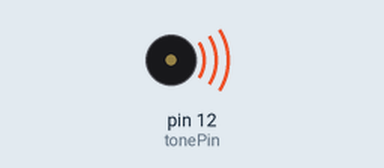
This sketch was run on a simulated Arduino Uno, built with avr-gcc and run on an emulated ATmega328P. Shown: buzzer (waves = sounding).

Above: at 0.17 s.
At 20.67 s:
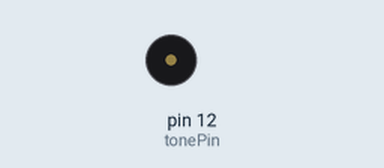
Timing chart, 0 to 21.3 s (numbered marks = the images above):
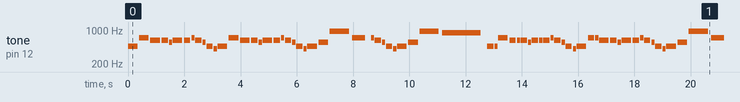

The sketch:

believer.ino
```cpp
int tonePin = 12;
void setup()
 {
}
void loop() {

tone(tonePin, 466, 341.5);
delay(379.444444444);
delay(20.5555555556);
tone(tonePin, 698, 341.5);
delay(379.444444444);
delay(20.5555555556);
tone(tonePin, 622, 341.5);
delay(379.444444444);
delay(20.5555555556);
tone(tonePin, 622, 227.5);
delay(252.777777778);
delay(13.8888888889);
tone(tonePin, 554, 113.5);
delay(126.111111111);
delay(7.22222222222);
tone(tonePin, 622, 341.5);
delay(379.444444444);
delay(20.5555555556);
tone(tonePin, 622, 227.5);
delay(252.777777778);
delay(13.8888888889);
tone(tonePin, 698, 113.5);
delay(126.111111111);
delay(7.22222222222);
tone(tonePin, 622, 227.5);
delay(252.777777778);
delay(13.8888888889);
tone(tonePin, 554, 113.5);
delay(126.111111111);
delay(7.22222222222);
tone(tonePin, 466, 227.5);
delay(252.777777778);
delay(13.8888888889);
tone(tonePin, 415, 113.5);
delay(126.111111111);
delay(7.22222222222);
tone(tonePin, 466, 341.5);
delay(379.444444444);
delay(20.5555555556);
tone(tonePin, 698, 341.5);
delay(379.444444444);
delay(20.5555555556);
tone(tonePin, 622, 341.5);
delay(379.444444444);
delay(20.5555555556);

tone(tonePin, 622, 227.5);
delay(252.777777778);
delay(13.8888888889);
tone(tonePin, 554, 113.5);
delay(126.111111111);
delay(7.22222222222);
tone(tonePin, 622, 341.5);
delay(379.444444444);
delay(20.5555555556);
tone(tonePin, 622, 227.5);
delay(252.777777778);
delay(13.8888888889);
tone(tonePin, 698, 113.5);
delay(126.111111111);
delay(7.22222222222);
tone(tonePin, 622, 227.5);
delay(252.777777778);
delay(13.8888888889);
tone(tonePin, 554, 113.5);
delay(126.111111111);
delay(7.22222222222);
tone(tonePin, 466, 227.5);
delay(252.777777778);
delay(13.8888888889);
tone(tonePin, 415, 113.5);
delay(126.111111111);
delay(7.22222222222);
tone(tonePin, 466, 341.5);
delay(379.444444444);
delay(20.5555555556);
tone(tonePin, 554, 341.5);
delay(379.444444444);
delay(20.5555555556);
tone(tonePin, 932, 683.5);
delay(759.444444444);
delay(40.5555555556);
tone(tonePin, 698, 455.5);
delay(506.111111111);
delay(160.555555556);
tone(tonePin, 698, 113.5);
delay(126.111111111);
delay(7.22222222222);
tone(tonePin, 622, 227.5);
delay(252.777777778);
delay(13.8888888889);
tone(tonePin, 554, 113.5);
delay(126.111111111);
delay(7.22222222222);
tone(tonePin, 466, 227.5);
delay(252.777777778);
delay(13.8888888889);
tone(tonePin, 415, 113.5);
delay(126.111111111);
delay(7.22222222222);

tone(tonePin, 466, 341.5);
delay(379.444444444);
delay(20.5555555556);
tone(tonePin, 554, 341.5);
delay(379.444444444);
delay(20.5555555556);
tone(tonePin, 932, 683.5);
delay(759.444444444);
delay(40.5555555556);
tone(tonePin, 880, 1367.5);
delay(1519.44444444);
delay(80.5555555556);
tone(tonePin, 466, 227.5);
delay(252.777777778);
delay(13.8888888889);
tone(tonePin, 466, 113.5);
delay(126.111111111);
delay(7.22222222222);
tone(tonePin, 698, 341.5);
delay(379.444444444);
delay(20.5555555556);
tone(tonePin, 622, 227.5);
delay(252.777777778);
delay(13.8888888889);
tone(tonePin, 622, 113.5);
delay(126.111111111);
delay(7.22222222222);
tone(tonePin, 622, 227.5);
delay(252.777777778);
delay(13.8888888889);
tone(tonePin, 554, 113.5);
delay(126.111111111);
delay(7.22222222222);
tone(tonePin, 622, 227.5);
delay(252.777777778);
delay(13.8888888889);
tone(tonePin, 622, 113.5);
delay(126.111111111);
delay(7.22222222222);
tone(tonePin, 622, 227.5);
delay(252.777777778);
delay(13.8888888889);
tone(tonePin, 698, 113.5);
delay(126.111111111);
delay(7.22222222222);
tone(tonePin, 622, 227.5);
delay(252.777777778);
delay(13.8888888889);
tone(tonePin, 554, 113.5);
delay(126.111111111);
delay(7.22222222222);
tone(tonePin, 466, 227.5);
delay(252.777777778);
delay(13.8888888889);

tone(tonePin, 415, 113.5);
delay(126.111111111);
delay(7.22222222222);
tone(tonePin, 466, 341.5);
delay(379.444444444);
delay(20.5555555556);
tone(tonePin, 698, 227.5);
delay(252.777777778);
delay(13.8888888889);
tone(tonePin, 698, 113.5);
delay(126.111111111);
delay(7.22222222222);
tone(tonePin, 622, 341.5);
delay(379.444444444);
delay(20.5555555556);
tone(tonePin, 622, 227.5);
delay(252.777777778);
delay(13.8888888889);
tone(tonePin, 554, 113.5);
delay(126.111111111);
delay(7.22222222222);
tone(tonePin, 622, 341.5);
delay(379.444444444);
delay(20.5555555556);
tone(tonePin, 622, 227.5);
delay(252.777777778);
delay(13.8888888889);
tone(tonePin, 698, 113.5);
delay(126.111111111);
delay(7.22222222222);
tone(tonePin, 622, 227.5);
delay(252.777777778);
delay(13.8888888889);
tone(tonePin, 554, 113.5);
delay(126.111111111);
delay(7.22222222222);
tone(tonePin, 466, 227.5);
delay(252.777777778);
delay(13.8888888889);
tone(tonePin, 415, 113.5);
delay(126.111111111);
delay(7.22222222222);
tone(tonePin, 466, 341.5);
delay(379.444444444);
delay(20.5555555556);
tone(tonePin, 554, 341.5);
delay(379.444444444);
delay(20.5555555556);
tone(tonePin, 932, 683.5);
delay(759.444444444);
delay(40.5555555556);
tone(tonePin, 698, 455.5);
delay(506.111111111);
delay(160.555555556);

tone(tonePin, 698, 113.5);
delay(126.111111111);
delay(7.22222222222);
tone(tonePin, 622, 227.5);
delay(252.777777778);
delay(13.8888888889);
tone(tonePin, 554, 113.5);
delay(126.111111111);
delay(7.22222222222);
tone(tonePin, 466, 227.5);
delay(252.777777778);
delay(13.8888888889);
tone(tonePin, 415, 113.5);
delay(126.111111111);
delay(7.22222222222);
tone(tonePin, 466, 341.5);
delay(379.444444444);
delay(20.5555555556);
tone(tonePin, 554, 341.5);
delay(379.444444444);
delay(20.5555555556);
tone(tonePin, 932, 683.5);
delay(759.444444444);
delay(40.5555555556);
tone(tonePin, 880, 911.5);
delay(1012.77777778);
delay(320.555555556);
tone(tonePin, 466, 113.5);
delay(126.111111111);
delay(7.22222222222);
tone(tonePin, 466, 113.5);
delay(126.111111111);
delay(7.22222222222);
tone(tonePin, 466, 227.5);
delay(252.777777778);
delay(13.8888888889);
tone(tonePin, 466, 227.5);
delay(252.777777778);
delay(13.8888888889);
tone(tonePin, 466, 113.5);
delay(126.111111111);
delay(7.22222222222);
tone(tonePin, 466, 113.5);
delay(126.111111111);
delay(7.22222222222);
tone(tonePin, 466, 227.5);
delay(252.777777778);
delay(13.8888888889);
tone(tonePin, 466, 113.5);
delay(126.111111111);
delay(7.22222222222);
tone(tonePin, 466, 113.5);
delay(126.111111111);
delay(7.22222222222);

tone(tonePin, 466, 113.5);
delay(126.111111111);
delay(7.22222222222);
tone(tonePin, 466, 113.5);
delay(126.111111111);
delay(7.22222222222);
tone(tonePin, 466, 227.5);
delay(252.777777778);
delay(13.8888888889);
tone(tonePin, 466, 227.5);
delay(252.777777778);
delay(13.8888888889);
tone(tonePin, 466, 113.5);
delay(126.111111111);
delay(7.22222222222);
tone(tonePin, 466, 113.5);
delay(126.111111111);
delay(7.22222222222);
tone(tonePin, 466, 227.5);
delay(252.777777778);
delay(13.8888888889);
tone(tonePin, 466, 113.5);
delay(126.111111111);
delay(7.22222222222);
tone(tonePin, 466, 113.5);
delay(126.111111111);
delay(7.22222222222);
tone(tonePin, 466, 113.5);
delay(126.111111111);
delay(7.22222222222);
tone(tonePin, 466, 113.5);
delay(126.111111111);
delay(7.22222222222);
tone(tonePin, 554, 227.5);
delay(252.777777778);
delay(13.8888888889);
tone(tonePin, 554, 227.5);
delay(252.777777778);
delay(13.8888888889);
tone(tonePin, 554, 113.5);
delay(126.111111111);
delay(7.22222222222);
tone(tonePin, 554, 113.5);
delay(126.111111111);
delay(7.22222222222);
tone(tonePin, 554, 227.5);
delay(252.777777778);
delay(13.8888888889);
tone(tonePin, 554, 113.5);
delay(126.111111111);
delay(7.22222222222);
tone(tonePin, 554, 113.5);
delay(126.111111111);
delay(7.22222222222);

tone(tonePin, 554, 113.5);
delay(126.111111111);
delay(7.22222222222);
tone(tonePin, 554, 113.5);
delay(126.111111111);
delay(7.22222222222);
tone(tonePin, 523, 113.5);
delay(126.111111111);
delay(7.22222222222);
tone(tonePin, 523, 113.5);
delay(126.111111111);
delay(7.22222222222);
tone(tonePin, 523, 113.5);
delay(126.111111111);
delay(7.22222222222);
tone(tonePin, 523, 113.5);
delay(126.111111111);
delay(7.22222222222);
tone(tonePin, 523, 113.5);
delay(126.111111111);
delay(7.22222222222);
tone(tonePin, 523, 113.5);
delay(126.111111111);
delay(7.22222222222);
tone(tonePin, 523, 113.5);
delay(126.111111111);
delay(7.22222222222);
tone(tonePin, 523, 113.5);
delay(126.111111111);
delay(7.22222222222);
tone(tonePin, 523, 113.5);
delay(126.111111111);
delay(7.22222222222);
tone(tonePin, 523, 113.5);
delay(126.111111111);
delay(7.22222222222);
tone(tonePin, 523, 113.5);
delay(126.111111111);
delay(7.22222222222);
tone(tonePin, 523, 113.5);
delay(126.111111111);
delay(7.22222222222);
tone(tonePin, 466, 227.5);
delay(252.777777778);
delay(13.8888888889);
tone(tonePin, 466, 227.5);
delay(252.777777778);
delay(13.8888888889);
tone(tonePin, 466, 113.5);
delay(126.111111111);
delay(7.22222222222);
tone(tonePin, 466, 113.5);
delay(126.111111111);
delay(7.22222222222);
}
```

Measured:
- by itself, tone on pin 12 (tonePin): plays 466 Hz for 0.34 s, 698 Hz for 0.34 s, 622 Hz for 0.34 s, 622 Hz for 0.23 s, 554 Hz for 0.11 s, 622 Hz for 0.34 s … (489 notes in this stretch)
